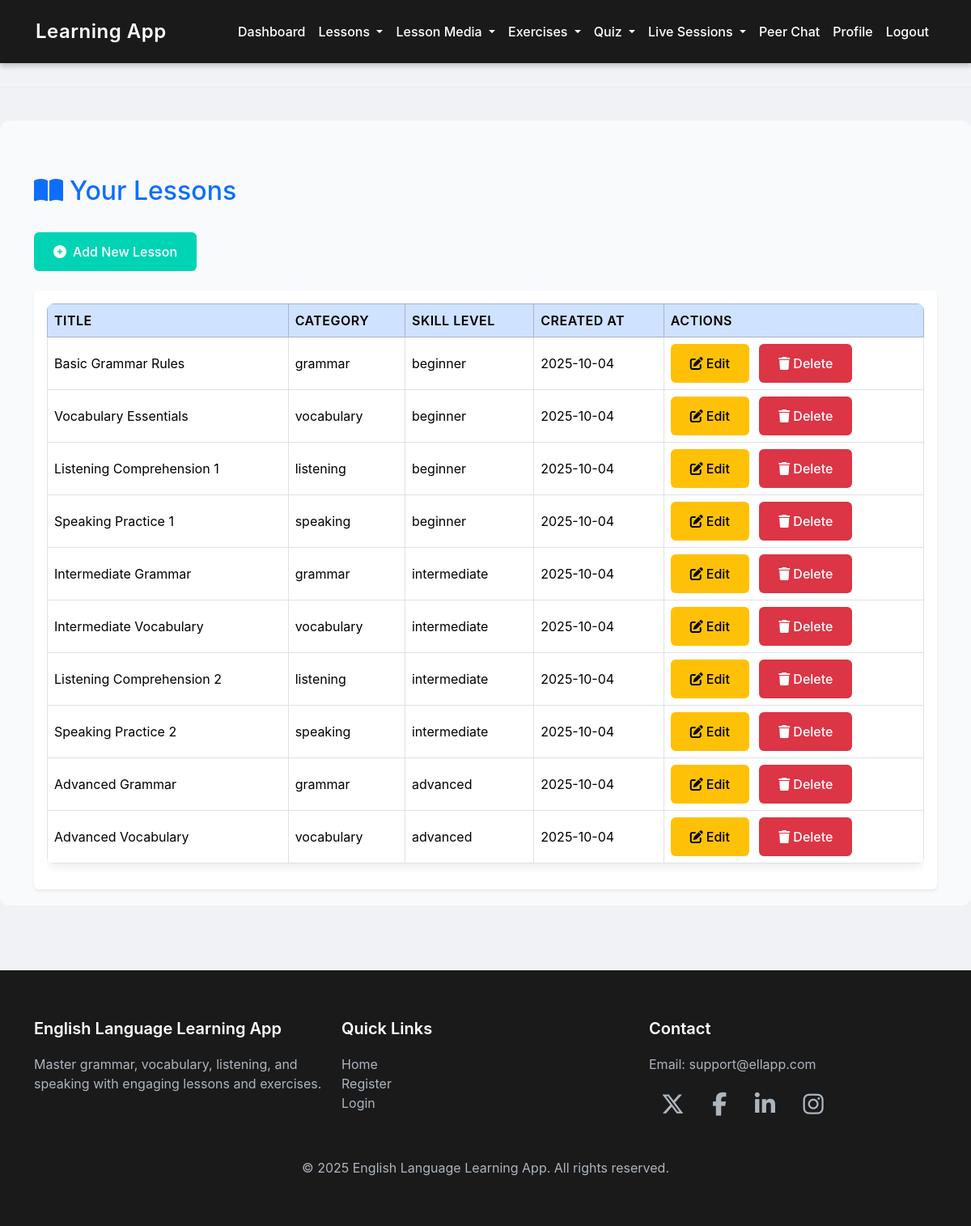
Screenshot of /lessons/ (signed in) with the database file from the repository.
### myapp/models.py (models this page shows, shortened)
class Lesson(models.Model):
    SKILL_LEVELS = [
        ('beginner', 'Beginner'),
        ('intermediate', 'Intermediate'),
        ('advanced', 'Advanced'),
    ]
    CATEGORIES = [
        ('grammar', 'Grammar'),
        ('vocabulary', 'Vocabulary'),
        ('listening', 'Listening'),
        ('speaking', 'Speaking'),
    ]
    title = models.CharField(max_length=150)
    description = models.TextField()
    skill_level = models.CharField(max_length=20, choices=SKILL_LEVELS)
    category = models.CharField(max_length=20, choices=CATEGORIES)
    created_by = models.ForeignKey(
        UserRegister,
        on_delete=models.CASCADE,
        limit_choices_to={'role': 'teacher'}
    )
    created_at = models.DateTimeField(auto_now_add=True)

### myapp/views.py (the view)
# urls.py: path('lessons/', views.lesson_list, name='lesson_list'),
def lesson_list(request):
    if request.session.get('user_role') != 'teacher':
        messages.error(request, "Unauthorized access")
        return redirect('login')
    lessons = Lesson.objects.filter(created_by_id=request.session['user_id'])
    return render(request, 'lesson/lesson_list.html', {'lessons': lessons})

### templates/lesson/lesson_list.html (shortened to what this page needs)
{% extends 'base.html' %}
{% block content %}
<div class="container mt-5">
    <div class="row mb-4">
        <div class="col">
            <h2 class="text-primary"><i class="fas fa-book-open me-2"></i>Your Lessons</h2>
        </div>
    </div>
    <div class="row mb-4">
        <div class="col">
            <a href="{% url 'lesson_create' %}" class="btn btn-primary"><i class="fas fa-plus-circle me-2"></i>Add New Lesson</a>
        </div>
    </div>
    <div class="row">
        <div class="col">
            <div class="card shadow-sm border-0">
                <div class="card-body">
                    <div class="table-responsive">
                        <table class="table table-hover table-bordered align-middle">
                            <thead class="table-primary">
                                <tr>
                                    <th scope="col">Title</th>
                                    <th scope="col">Category</th>
                                    <th scope="col">Skill Level</th>
                                    <th scope="col">Created At</th>
                                    <th scope="col">Actions</th>
                                </tr>
                            </thead>
                            <tbody>
                                {% for lesson in lessons %}
                                <tr>
                                    <td>{{ lesson.title }}</td>
                                    <td>{{ lesson.category }}</td>
                                    <td>{{ lesson.skill_level }}</td>
                                    <td>{{ lesson.created_at|date:"Y-m-d" }}</td>
                                    <td>
                                        <a href="{% url 'lesson_update' lesson.pk %}" class="btn btn-sm btn-warning me-2"><i class="fas fa-edit me-1"></i>Edit</a>
                                        <a href="{% url 'lesson_delete' lesson.pk %}" class="btn btn-sm btn-danger" onclick="return confirm('Are you sure?')"><i class="fas fa-trash me-1"></i>Delete</a>
                                    </td>
                                </tr>
                                {% empty %}
                                <tr>
                                    <td colspan="5" class="text-center text-muted">No lessons found.</td>
                                </tr>
                                {% endfor %}
                            </tbody>
                        </table>
                    </div>
                </div>
            </div>
        </div>
    </div>
</div>
{% endblock %}

### templates/base.html (style rules this page uses)
body { background-color: #f0f2f5; font-family: 'Inter', -apple-system, BlinkMacSystemFont, sans-serif; color: #333; }
table { width: 100%; border-collapse: collapse; background-color: #ffffff; border-radius: 8px; overflow: hidden; box-shadow: 0 4px 12px rgba(0, 0, 0, 0.08); font-family: 'Inter', -apple-system, BlinkMacSystemFont, sans-serif; }
th, td { padding: 15px; text-align: left; font-size: 1rem; color: #333; }
th { background-color: #1a1a1a; color: #ffffff; font-weight: 600; text-transform: uppercase; letter-spacing: 0.5px; }
td { border-bottom: 1px solid #e0e0e0; }
tr:last-child td { border-bottom: none; }
.table-responsive { border-radius: 8px; }
.btn { padding: 12px 24px; font-size: 1rem; font-weight: 500; border-radius: 6px; border: none; cursor: pointer; transition: background-color 0.3s ease, transform 0.2s ease; }
.btn-primary { background-color: #00d4b4; color: #ffffff; }

### rows the page displays
Lesson: title "Basic Grammar Rules", category "grammar", skill_level "beginner", created_at "2025-10-04"
Lesson: title "Vocabulary Essentials", category "vocabulary", skill_level "beginner", created_at "2025-10-04"
Lesson: title "Listening Comprehension 1", category "listening", skill_level "beginner", created_at "2025-10-04"
Lesson: title "Speaking Practice 1", category "speaking", skill_level "beginner", created_at "2025-10-04"
Lesson: title "Intermediate Grammar", category "grammar", skill_level "intermediate", created_at "2025-10-04"
Lesson: title "Intermediate Vocabulary", category "vocabulary", skill_level "intermediate", created_at "2025-10-04"
Lesson: title "Listening Comprehension 2", category "listening", skill_level "intermediate", created_at "2025-10-04"
Lesson: title "Speaking Practice 2", category "speaking", skill_level "intermediate", created_at "2025-10-04"
Lesson: title "Advanced Grammar", category "grammar", skill_level "advanced", created_at "2025-10-04"
Lesson: title "Advanced Vocabulary", category "vocabulary", skill_level "advanced", created_at "2025-10-04"
